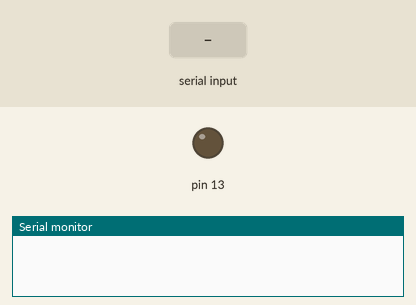
A sketch run on a simulated Arduino Uno, built with avr-gcc and run on an emulated ATmega328P. On the bench: output pins drawn as LEDs (lit = HIGH), the last lines printed to the serial monitor. Dashed ring = blinking. The inputs (shaded band) are chosen by the test bench.

Above: at 1.2 s.
1.3 s: "N\n" received over Serial
At 1.55 s:
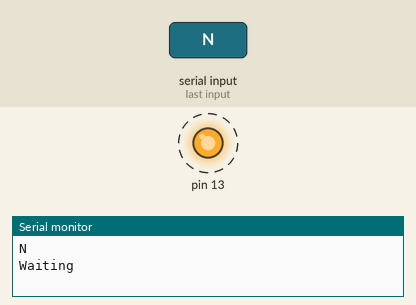
4.3 s: "R\n" received over Serial
At 4.8 s:
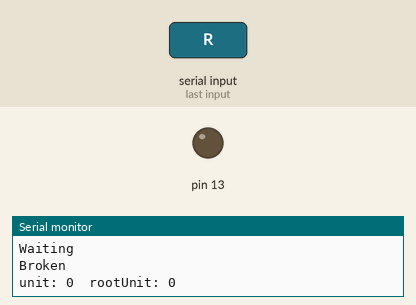
Timing chart, 0 to 7.3 s (numbered marks = the images above; inputs shaded):
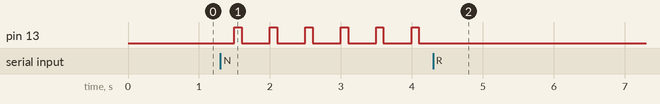

Measured:
- after the input at 1.3 s, pin 13: alternates HIGH for 0.10 s and LOW for 0.40 s, starting after 0.20 s
- after the input at 4.3 s, pin 13: stops changing and stays LOW

The sketch:

Encoder_to_Unit_length.ino
```cpp
#define UNIT_ERROR 0.1F
#define A_SIZE 8
uint16_t unit = 0, rootUnit = 0;
uint16_t encoder_val[A_SIZE] = {4, 5, 3, 4, 1414, 2820, 3010, 987};
float  unit_val[A_SIZE] = {};
void setup() {
  Serial.begin(9600);
  pinMode(13, OUTPUT);
}

void loop() {
  if(Serial.available()>0){
    String data = Serial.readStringUntil('\n');
    Serial.println("\n"+String(data));
    if(data == "R"){
      unit = 0;
      rootUnit = 0;
    }
    else if(data == "N"){
      Serial.println("Waiting");
      Serial.flush();
      while(1){digitalWrite(13, millis()%500<100);if(Serial.available()>0){Serial.println("Broken");break;}}
      data = Serial.readStringUntil('\n');
      unit = data.toInt();
      rootUnit = sqrt(2)*unit;
      Serial.print("unit: " + String(unit)+ "\t");
      Serial.print("rootUnit: " + String(rootUnit));
      digitalWrite(13,LOW);
    }
    else if(data == "A"){
      Serial.println("Calculating Values");
      for (uint8_t x = 0; x<A_SIZE; x++){
         unit_val[x] = unit_converter(encoder_val[x]);
      }
    }
    else if(data == "P"){
      for (uint8_t x = 0; x<A_SIZE; x++){
         Serial.print(String(unit_val[x]) + "\t");
      }
    }
  }
}

float unit_converter(uint16_t val){
  if(val == 0)return(0);
  float quot = float(unit)/float(val);
  Serial.print(String(quot) + "\t");
  if     (abs(1-            quot)<UNIT_ERROR)return(1);
  else if(abs(1-  sqrt(2.0)*quot)<UNIT_ERROR)return(1.5);
  else if(abs(1-2*          quot)<UNIT_ERROR)return(2);
  else if(abs(1-2*sqrt(2.0)*quot)<UNIT_ERROR)return(2.5);
  else if(abs(1-3*          quot)<UNIT_ERROR)return(3);    //Not really needed
  else return(0);
}
```
